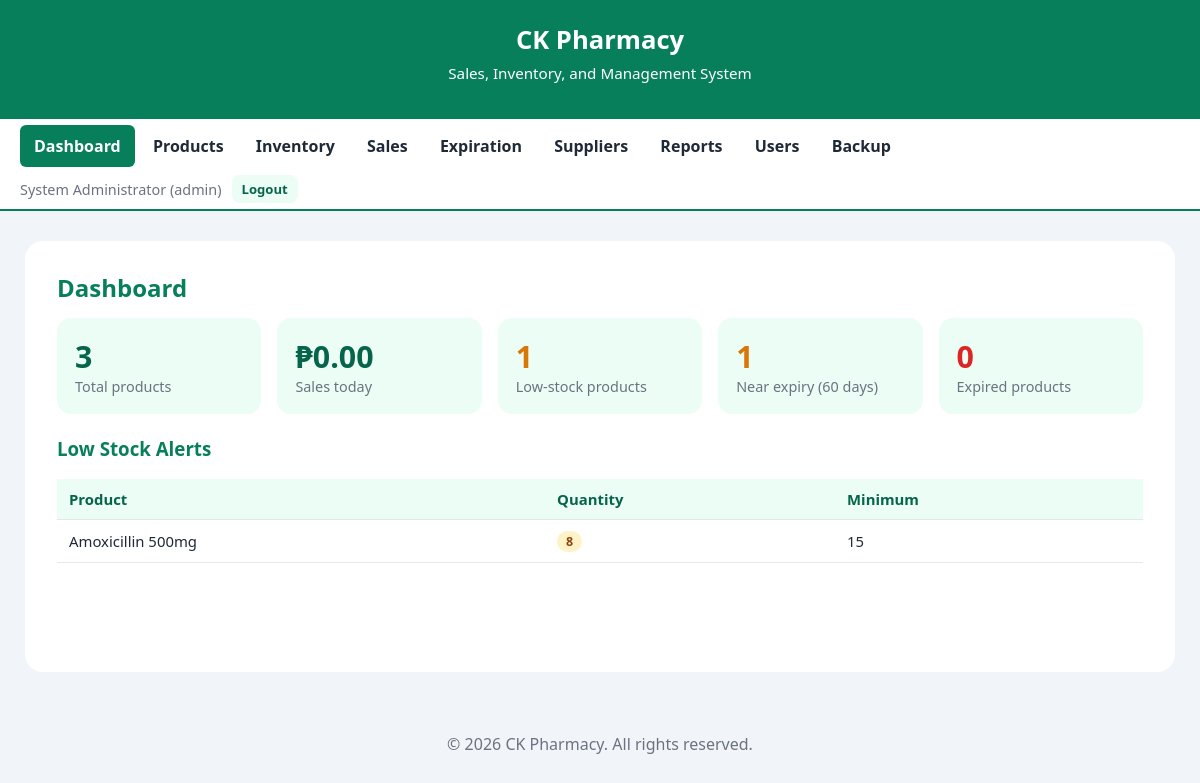
/dashboard.php (signed in), run on the app's committed database.
### tables this page shows
CREATE TABLE IF NOT EXISTS products (
    id INT AUTO_INCREMENT PRIMARY KEY,
    name VARCHAR(150) NOT NULL,
    category VARCHAR(80) DEFAULT 'Medicine',
    price DECIMAL(10,2) NOT NULL DEFAULT 0,
    quantity INT NOT NULL DEFAULT 0,
    min_stock INT NOT NULL DEFAULT 10,
    expiry_date DATE NULL,
    supplier_id INT NULL,
    created_at TIMESTAMP DEFAULT CURRENT_TIMESTAMP,
    FOREIGN KEY (supplier_id) REFERENCES suppliers(id) ON DELETE SET NULL
);

### includes/config.php (called while the page is built, shortened)
<?php
function e($value)
{
    return htmlspecialchars((string)$value, ENT_QUOTES, 'UTF-8');
}
function peso($amount)
{
    return '₱' . number_format((float)$amount, 2);
}

### dashboard.php (the view, shortened to what this page needs)
<?php
require_once 'includes/auth.php';
$days = EXPIRY_WARNING_DAYS;
$totalProducts = $pdo->query('SELECT COUNT(*) FROM products')->fetchColumn();
$lowStock = $pdo->query('SELECT COUNT(*) FROM products WHERE quantity <= min_stock')->fetchColumn();
$expired = $pdo->query('SELECT COUNT(*) FROM products WHERE expiry_date IS NOT NULL AND expiry_date < CURDATE()')->fetchColumn();
$near = $pdo->query("SELECT COUNT(*) FROM products WHERE expiry_date >= CURDATE() AND expiry_date <= DATE_ADD(CURDATE(), INTERVAL $days DAY)")->fetchColumn();
$todaySales = $pdo->query('SELECT COALESCE(SUM(total),0) FROM sales WHERE DATE(created_at) = CURDATE()')->fetchColumn();
$lowList = $pdo->query('SELECT name, quantity, min_stock FROM products WHERE quantity <= min_stock ORDER BY quantity ASC LIMIT 8')->fetchAll();
require 'includes/header.php';
?>
<h2>Dashboard</h2>
<div class="stats">
    <div class="stat"><div class="num"><?= $totalProducts ?></div><div class="label">Total products</div></div>
    <div class="stat"><div class="num"><?= peso($todaySales) ?></div><div class="label">Sales today</div></div>
    <div class="stat warning"><div class="num"><?= $lowStock ?></div><div class="label">Low-stock products</div></div>
    <div class="stat warning"><div class="num"><?= $near ?></div><div class="label">Near expiry (<?= $days ?> days)</div></div>
    <div class="stat danger"><div class="num"><?= $expired ?></div><div class="label">Expired products</div></div>
</div>
<h3>Low Stock Alerts</h3>
<?php if (!$lowList): ?>
    <p>All products are sufficiently stocked.</p>
<?php else: ?>
<div class="table-wrap"><table>
    <tr><th>Product</th><th>Quantity</th><th>Minimum</th></tr>
    <?php foreach ($lowList as $p): ?>
        <tr><td><?= e($p['name']) ?></td>
            <td><span class="badge <?= $p['quantity'] == 0 ? 'badge-out' : 'badge-low' ?>"><?= $p['quantity'] ?></span></td>
            <td><?= $p['min_stock'] ?></td></tr>
    <?php endforeach; ?>
</table></div>
<?php endif; ?>
<?php require 'includes/footer.php'; ?>

### css/style.css (style rules this page uses)
:root { --green: #077f5a; --green-dark: #05654a; --green-light: #ecfdf5; --bg: #f1f5f9; --text: #1f2937; --muted: #6b7280; --danger: #dc2626; --warning: #d97706; --border: #d1d5db; }
* { box-sizing: border-box; margin: 0; padding: 0; }
body { font-family: "Segoe UI", Arial, sans-serif; background: var(--bg); color: var(--text); min-height: 100vh; display: flex; flex-direction: column; }
h2 { color: var(--green); margin-bottom: 14px; }
h3 { color: var(--green); margin: 22px 0 10px; }
.stats { display: grid; grid-template-columns: repeat(auto-fit, minmax(190px, 1fr)); gap: 16px; margin-bottom: 10px; }
.stat { background: var(--green-light); border-radius: 14px; padding: 18px; }
.stat .num { font-size: 1.9rem; font-weight: 700; color: var(--green-dark); }
.stat .label { color: var(--muted); font-size: 0.9rem; }
.stat.danger .num { color: var(--danger); }
.stat.warning .num { color: var(--warning); }
.table-wrap { overflow-x: auto; }
table { width: 100%; border-collapse: collapse; margin-top: 8px; }
th, td { padding: 10px 12px; text-align: left; border-bottom: 1px solid #e5e7eb; font-size: 0.93rem; }
th { background: var(--green-light); color: var(--green-dark); }
.badge { display: inline-block; padding: 2px 9px; border-radius: 999px; font-size: 0.78rem; font-weight: 700; }
.badge-low { background: #fef3c7; color: #92400e; }
html { scroll-behavior: smooth; }

### data on the page
products: name "Amoxicillin 500mg", quantity "8", min_stock "15"

### other printed values
$label "Dashboard"
$label "Products"
$label "Inventory"
$label "Sales"
$label "Expiration"
$label "Suppliers"
$label "Reports"
$label "Users"
$label "Backup"
$_SESSION['user']['full_name'] "System Administrator"
$_SESSION['user']['role'] "admin"
$totalProducts "3"
peso($todaySales) "₱0.00"
$lowStock "1"
$near "1"
